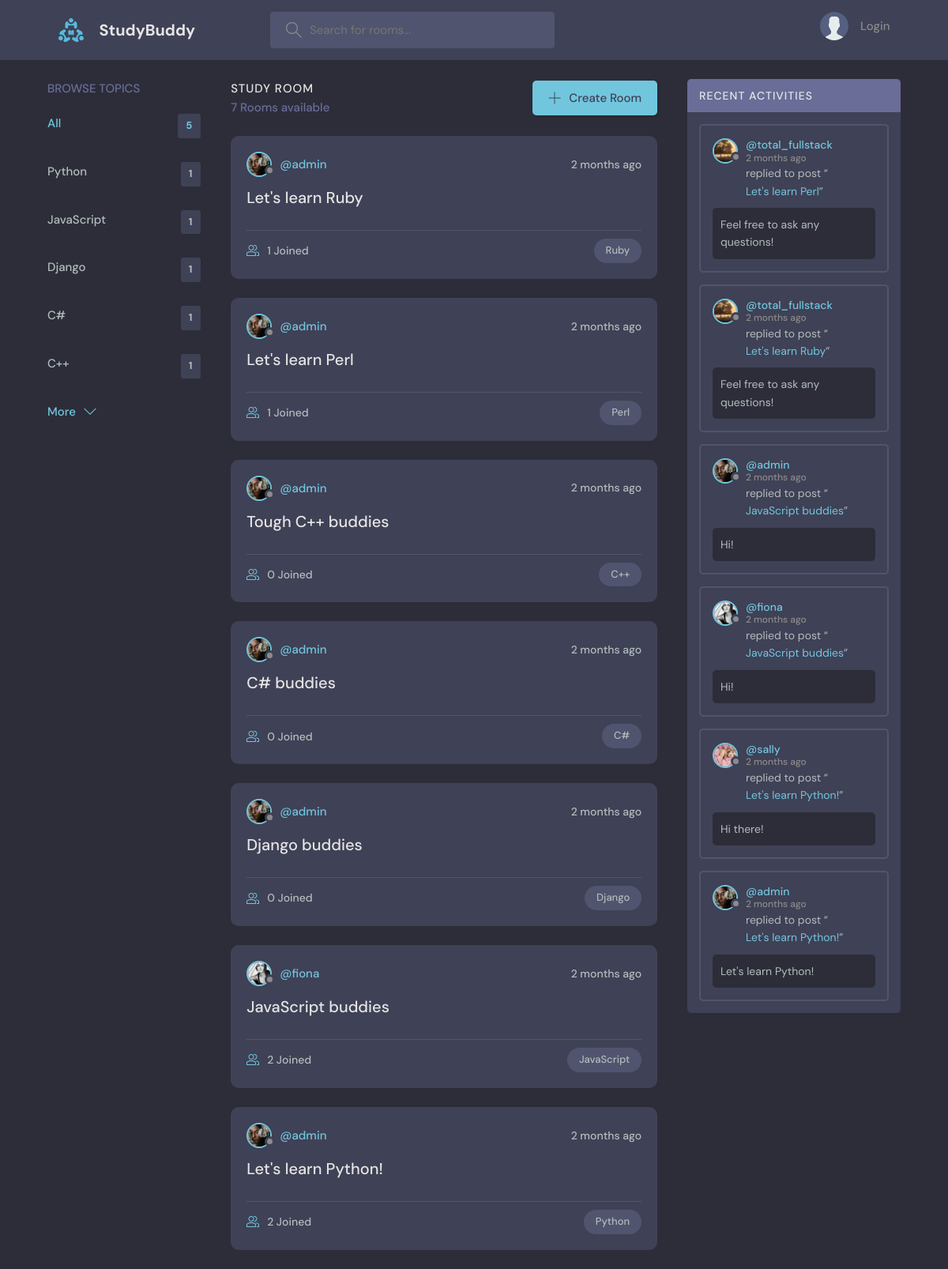
The page / on the database its author committed.
### base/models.py (models this page shows, shortened)
class Topic(models.Model):
    name = models.CharField(max_length=200)

class Room(models.Model):
    host = models.ForeignKey(User, on_delete=models.SET_NULL, null=True)
    topic = models.ForeignKey(Topic, on_delete=models.SET_NULL, null=True)
    name = models.CharField(max_length=200)
    description = models.TextField(null=True, blank=True)
    participants = models.ManyToManyField(User, related_name='participants', blank=True)
    updated = models.DateTimeField(auto_now=True)
    created = models.DateTimeField(auto_now_add=True)
    def __str__(self):
        return self.name
    class Meta:
        ordering = ['-updated', '-created']

class User(AbstractUser):
    name = models.CharField(max_length=200, null=True)
    email = models.EmailField(unique=True, null=True)
    bio = models.TextField(null=True)
    avatar = models.ImageField(null=True, default="avatar.svg")
    USERNAME_FIELD = 'email'
    REQUIRED_FIELDS = []

class Message(models.Model):
    user = models.ForeignKey(User, on_delete=models.CASCADE)
    room = models.ForeignKey(Room, on_delete=models.CASCADE)
    body = models.TextField()
    updated = models.DateTimeField(auto_now=True)
    created = models.DateTimeField(auto_now_add=True)
    class Meta:
        ordering = ['-updated', '-created']

### base/views.py (the view)
# urls.py: path('', views.home, name="home"),
def home(request):
    q = request.GET.get('q') if request.GET.get('q') != None else ''
    rooms = Room.objects.filter(
        Q(topic__name__icontains=q) |
        Q(name__icontains=q) |
        Q(description__icontains=q)
    )
    topics = Topic.objects.all()[0:5]
    rooms_count = rooms.count()
    room_messages = Message.objects.filter(Q(room__topic__name__icontains=q))
    context = {'rooms': rooms, 'topics': topics, 'rooms_count':rooms_count, 'room_messages': room_messages}
    return render(request, 'base/home.html', context)

### base/templates/base/home.html (shortened to what this page needs)
{% extends 'main.html' %}
{% block content %}
    <main class="layout layout--3">
      <div class="container">
        {% include 'base/topics_component.html' %}
        <div class="roomList">
          <div class="roomList__header">
            <div>
              <h2>Study Room</h2>
              <p>{{rooms_count}} Rooms available</p>
            </div>
            <a class="btn btn--main" href="{% url 'create-room' %}">
              <svg version="1.1" xmlns="http://www.w3.org/2000/svg" width="32" height="32" viewBox="0 0 32 32">
                <title>add</title>
                <path
                  d="M16.943 0.943h-1.885v14.115h-14.115v1.885h14.115v14.115h1.885v-14.115h14.115v-1.885h-14.115v-14.115z"
                ></path>
              </svg>
              Create Room
            </a>
          </div>
          {% include 'base/feed_component.html' %}
        </div>
        {% include 'base/activity_component.html' %}
      </div>
    </main>
{% endblock content %}

### base/templates/base/topics_component.html
        <div class="topics">
          <div class="topics__header">
            <h2>Browse Topics</h2>
          </div>
          <ul class="topics__list">
            <li>
              <a href="{% url 'home' %}" class="active">All <span>{{topics.count}}</span></a>
            </li>
            {% for topic in topics %}
            <li>
              <a href="{% url 'home' %}?q={{topic.name}}">{{topic.name}}<span>{{topic.room_set.all.count}}</span></a>
            </li>
            {% endfor %}
          </ul>
          <a class="btn btn--link" href="{% url 'topics' %}">
            More
            <svg version="1.1" xmlns="http://www.w3.org/2000/svg" width="32" height="32" viewBox="0 0 32 32">
              <title>chevron-down</title>
              <path d="M16 21l-13-13h-3l16 16 16-16h-3l-13 13z"></path>
            </svg>
          </a>
        </div>

### base/templates/base/feed_component.html (shortened to what this page needs)
{% for room in rooms %}
          <div class="roomListRoom">
            <div class="roomListRoom__header">
              <a href="{% url 'user-profile' room.host.id %}" class="roomListRoom__author">
                <div class="avatar avatar--small">
                  <img src="{{room.host.avatar.url}}" />
                </div>
                <span>@{{room.host.username}}</span>
              </a>
              <div class="roomListRoom__actions">
                <span>{{room.created|timesince}} ago</span>
              </div>
            </div>
            <div class="roomListRoom__content">
              <a href="{% url 'room' room.id %}">{{room.name}}</a>
            </div>
            <div class="roomListRoom__meta">
              <a href="{% url 'room' room.id %}" class="roomListRoom__joined">
                {{room.participants.all.count}} Joined
              </a>
              <p class="roomListRoom__topic">{{room.topic.name}}</p>
            </div>
          </div>
{% endfor %}

### base/templates/base/activity_component.html (shortened to what this page needs)
<div class="activities">
    <div class="activities__header">
        <h2>Recent Activities</h2>
    </div>
{% for message in room_messages %}
    <div class="activities__box">
        <div class="activities__boxHeader roomListRoom__header">
            <a href="{% url 'user-profile' message.user.id %}" class="roomListRoom__author">
                <div class="avatar avatar--small">
                    <img src="{{message.user.avatar.url}}" />
                </div>
                <p>
                  @{{message.user.username}}
                  <span>{{message.created|timesince}} ago</span>
                </p>
            </a>
        </div>
        <div class="activities__boxContent">
            <p>replied to post “<a href="{% url 'room' message.room.id %}">{{message.room}}</a>”</p>
            <div class="activities__boxRoomContent">
                  {{message.body}}
            </div>
        </div>
    </div>
{% endfor %}
</div>

### rows shown on the page
Topic: name "Python", room_set.all.count "1"
Topic: name "JavaScript", room_set.all.count "1"
Topic: name "Django", room_set.all.count "1"
Topic: name "C#", room_set.all.count "1"
Topic: name "C++", room_set.all.count "1"
Room: host.avatar (picture), host.username "admin", created "2 months", name "Let's learn Ruby", participants.all.count "1", topic.name "Ruby"
Room: host.avatar (picture), host.username "admin", created "2 months", name "Let's learn Perl", participants.all.count "1", topic.name "Perl"
Room: host.avatar (picture), host.username "admin", created "2 months", name "Tough C++ buddies", participants.all.count "0", topic.name "C++"
Room: host.avatar (picture), host.username "admin", created "2 months", name "C# buddies", participants.all.count "0", topic.name "C#"
Room: host.avatar (picture), host.username "admin", created "2 months", name "Django buddies", participants.all.count "0", topic.name "Django"
Room: host.avatar (picture), host.username "fiona", created "2 months", name "JavaScript buddies", participants.all.count "2", topic.name "JavaScript"
Room: host.avatar (picture), host.username "admin", created "2 months", name "Let's learn Python!", participants.all.count "2", topic.name "Python"
Message: user.avatar (picture), user.username "total_fullstack", created "2 months", room "Let's learn Perl", body "Feel free to ask any questions!"
Message: user.avatar (picture), user.username "total_fullstack", created "2 months", room "Let's learn Ruby", body "Feel free to ask any questions!"
Message: user.avatar (picture), user.username "admin", created "2 months", room "JavaScript buddies", body "Hi!"
Message: user.avatar (picture), user.username "fiona", created "2 months", room "JavaScript buddies", body "Hi!"
Message: user.avatar (picture), user.username "sally", created "2 months", room "Let's learn Python!", body "Hi there!"
Message: user.avatar (picture), user.username "admin", created "2 months", room "Let's learn Python!", body "Let's learn Python!"

### other values the page prints
{{ topics.count }} "5"
{{ rooms_count }} "7"
